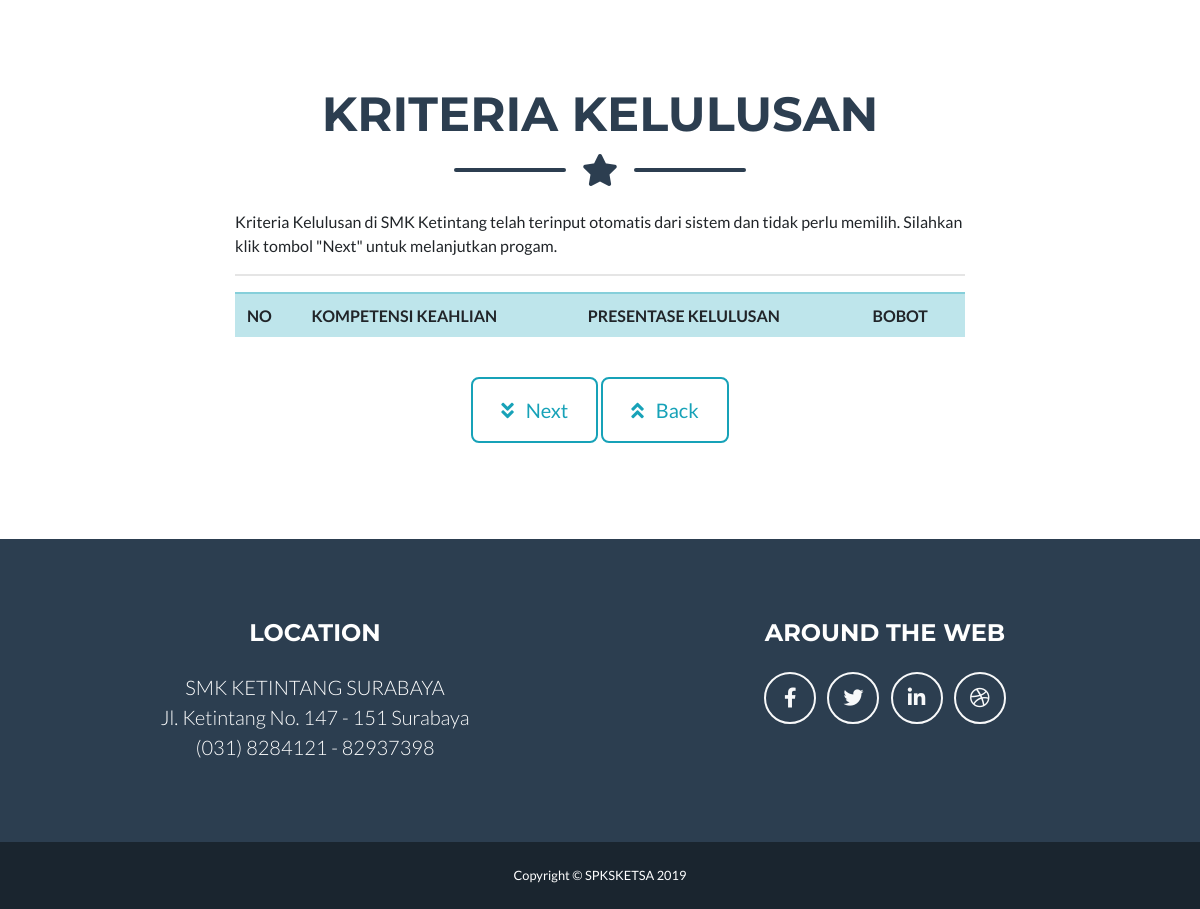
The app's page / (lower part), older data.
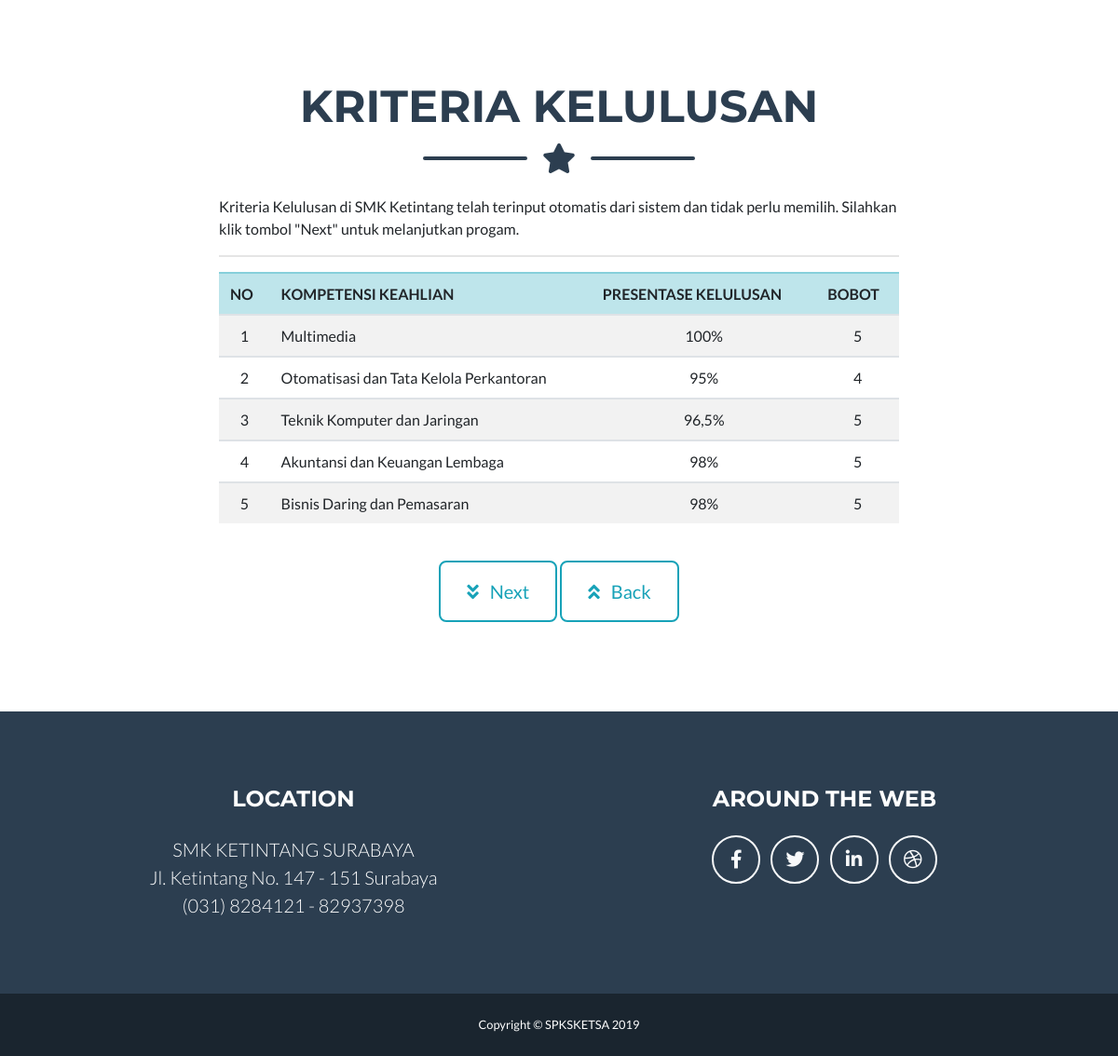
The same page, newer data.
### tables this page shows
CREATE TABLE `kelulusan` (
  `id` int(10) NOT NULL AUTO_INCREMENT,
  `id_jurusan` int(10) NOT NULL,
  `bobot` text NOT NULL,
  `persentase` text NOT NULL,
  `tahun` text NOT NULL,
  `tgl_update` datetime NOT NULL,
  PRIMARY KEY (`id`)
);

CREATE TABLE `alternative` (
  `id` int(10) NOT NULL AUTO_INCREMENT,
  `nama` text NOT NULL,
  `kode` text NOT NULL,
  `tgl_update` datetime NOT NULL,
  PRIMARY KEY (`id`)
);

### application/controllers/Welcome.php (called while the page is built, shortened)
<?php
class Welcome extends CI_Controller {
	public function __construct(){
		$this->load->model('Kelulusan_m');
		$this->load->model('Kerja_m');
		$this->load->model('Sarpras_m');
		$this->load->model('Penghasilan_m');
		$this->load->model('Peminatan_m');
		$this->load->model('Bobot_m');
		$this->load->model('Summary_m');
	}
	public function index(){
		$data['kelulusans'] = $this->Kelulusan_m->getAll();
		$data['kerjas'] = $this->Kerja_m->getAll();
		$data['saranas'] = $this->Sarpras_m->getAll();
		$data['penghasilans'] = $this->Penghasilan_m->getAll();
		$data['peminatan'] = $this->Peminatan_m->getRand();
		$this->load->view('home', $data);
	}
}

### index.php (called while the page is built, shortened)
<?php
require_once BASEPATH.'core/CodeIgniter.php';

### application/models/Kelulusan_m.php (called while the page is built, shortened)
<?php
class Kelulusan_m extends CI_Model
{
	public function getAll(){
		$this->db
			->select("kelulusan.*, alternative.nama, alternative.kode")
			->from("kelulusan")
			->join("alternative", 'alternative.id=kelulusan.id_jurusan')
			->order_by("kelulusan.persentase", "asc");
		return $this->db->get()->result_array();
	}
}

### application/views/home.php (the view, shortened to what this page needs)
<html lang="en">
<head>
	<link href="<?= base_url() ?>assets/vendor/fontawesome-free/css/all.min.css" rel="stylesheet" type="text/css">
	<link href="<?= base_url() ?>assets/css/freelancer.min.css" rel="stylesheet">
</head>
<body id="page-top" onload="$('#summary').hide();$('#c_table').hide();$('#c_error').hide();$('#cariPeminatan')[0].reset();">
<section class="page-section" id="contact">
	<div class="container">
		<h2 class="page-section-heading text-center text-uppercase text-secondary mb-0">Kriteria Kelulusan</h2>
		<div class="divider-custom">
			<div class="divider-custom-line"></div>
			<div class="divider-custom-icon">
				<i class="fas fa-star"></i>
			</div>
			<div class="divider-custom-line"></div>
		</div>
		<div class="row">
			<div class="col-lg-8 mx-auto">
				Kriteria Kelulusan di SMK Ketintang telah terinput otomatis dari sistem dan tidak perlu memilih.
				Silahkan klik tombol "Next" untuk melanjutkan progam.
				<hr/>
				<table class="table table-striped">
					<thead class="table-info">
					<tr>
						<td><strong>NO</strong></td>
						<td><strong>KOMPETENSI KEAHLIAN</strong></td>
						<td><strong>PRESENTASE KELULUSAN</strong></td>
						<td><strong>BOBOT</strong></td>
					</tr>
					</thead>
					<tbody>
					<?php $no = 1; foreach ($kelulusans as $kelulusan){ ?>
						<tr>
							<td style="text-align: center"><?= $no++ ?></td>
							<td><?= $kelulusan['nama'] ?></td>
							<td style="text-align: center"><?= $kelulusan['persentase'] ?>%</td>
							<td style="text-align: center"><?= $kelulusan['bobot'] ?></td>
						</tr>
					<?php } ?>
					</tbody>
				</table>
			</div>
		</div>
		<div class="text-center mt-4">
			<a class="btn btn-xl btn-outline-info" href="#kerja">
				<i class="fas fa-angle-double-down mr-2"></i>
				Next
			</a>
			<a class="btn btn-xl btn-outline-info" href="#about">
				<i class="fas fa-angle-double-up mr-2"></i>
				Back
			</a>
		</div>
	</div>
</section>
<footer class="footer text-center">
	<div class="container">
		<div class="row">
			<div class="col-lg-6 mb-5 mb-lg-0">
				<h4 class="text-uppercase mb-4">Location</h4>
				<p class="lead mb-0">SMK KETINTANG SURABAYA
					<br>Jl. Ketintang No. 147 - 151 Surabaya
					<br> (031) 8284121 - 82937398</p>
			</div>
			<div class="col-lg-6 mb-5 mb-lg-0">
				<h4 class="text-uppercase mb-4">Around the Web</h4>
				<a class="btn btn-outline-light btn-social mx-1" href="#www.facebook.com">
					<i class="fab fa-fw fa-facebook-f"></i>
				</a>
				<a class="btn btn-outline-light btn-social mx-1" href="#www.twitter.com">
					<i class="fab fa-fw fa-twitter"></i>
				</a>
				<a class="btn btn-outline-light btn-social mx-1" href="#www.instgram.com">
					<i class="fab fa-fw fa-linkedin-in"></i>
				</a>
				<a class="btn btn-outline-light btn-social mx-1" href="#">
					<i class="fab fa-fw fa-dribbble"></i>
				</a>
			</div>
		</div>
	</div>
</footer>
<section class="copyright py-4 text-center text-white">
	<div class="container">
		<small>Copyright &copy; SPKSKETSA 2019</small>
	</div>
</section>
</body>
</html>

Row changes from the older to the newer data that the page shows:
added kelulusan: alternative.nama "Multimedia", persentase "100", bobot "5"
added kelulusan: alternative.nama "Otomatisasi dan Tata Kelola Perkantoran", persentase "95", bobot "4"
added kelulusan: alternative.nama "Teknik Komputer dan Jaringan", persentase "96,5", bobot "5"
added kelulusan: alternative.nama "Akuntansi dan Keuangan Lembaga", persentase "98", bobot "5"
added kelulusan: alternative.nama "Bisnis Daring dan Pemasaran", persentase "98", bobot "5"
